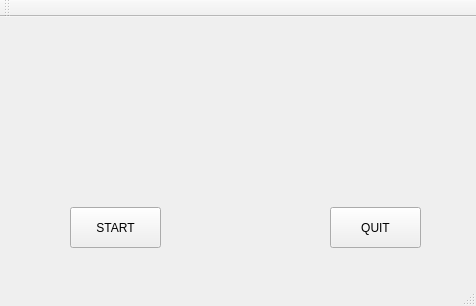
<?xml version="1.0" encoding="UTF-8"?>
<ui version="4.0">
 <class>MainWindow</class>
 <widget class="QMainWindow" name="MainWindow">
  <property name="geometry">
   <rect>
    <x>0</x>
    <y>0</y>
    <width>476</width>
    <height>306</height>
   </rect>
  </property>
  <property name="windowTitle">
   <string>MainWindow</string>
  </property>
  <widget class="QWidget" name="centralWidget">
   <widget class="QPushButton" name="pushButton">
    <property name="geometry">
     <rect>
      <x>70</x>
      <y>190</y>
      <width>91</width>
      <height>41</height>
     </rect>
    </property>
    <property name="text">
     <string>START</string>
    </property>
   </widget>
   <widget class="QLabel" name="label">
    <property name="geometry">
     <rect>
      <x>0</x>
      <y>0</y>
      <width>501</width>
      <height>301</height>
     </rect>
    </property>
    <property name="text">
     <string/>
    </property>
    <property name="pixmap">
     <pixmap resource="pics.qrc">:/pics/img/img/backgroundtai.jpg</pixmap>
    </property>
   </widget>
   <widget class="QPushButton" name="pushButton_2">
    <property name="geometry">
     <rect>
      <x>330</x>
      <y>190</y>
      <width>91</width>
      <height>41</height>
     </rect>
    </property>
    <property name="text">
     <string>QUIT</string>
    </property>
   </widget>
   <zorder>label</zorder>
   <zorder>pushButton</zorder>
   <zorder>pushButton_2</zorder>
  </widget>
  <widget class="QMenuBar" name="menuBar">
   <property name="geometry">
    <rect>
     <x>0</x>
     <y>0</y>
     <width>476</width>
     <height>22</height>
    </rect>
   </property>
  </widget>
  <widget class="QToolBar" name="mainToolBar">
   <attribute name="toolBarArea">
    <enum>TopToolBarArea</enum>
   </attribute>
   <attribute name="toolBarBreak">
    <bool>false</bool>
   </attribute>
  </widget>
  <widget class="QStatusBar" name="statusBar"/>
 </widget>
 <layoutdefault spacing="6" margin="11"/>
 <resources>
  <include location="pics.qrc"/>
 </resources>
 <connections/>
</ui>
